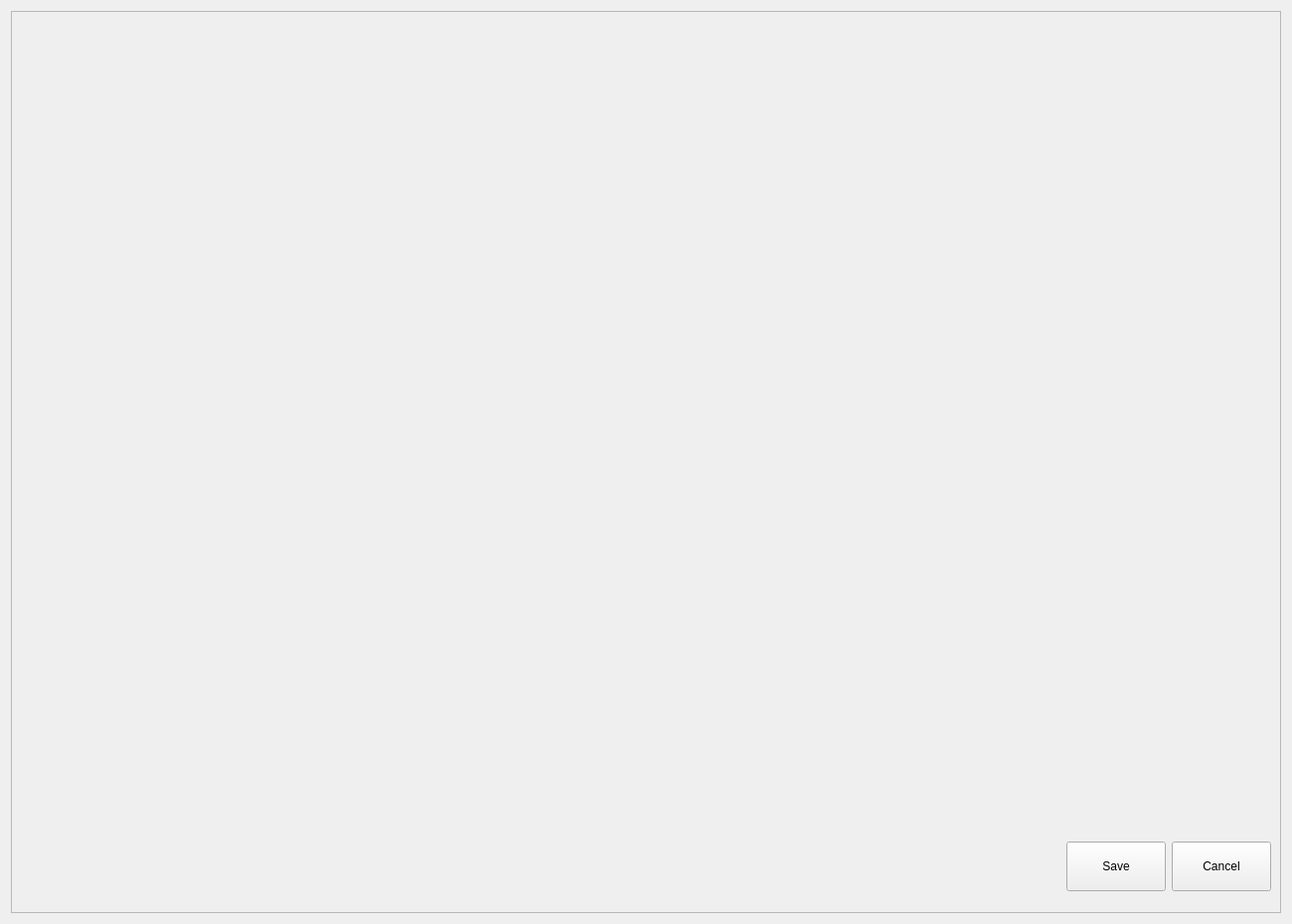
<?xml version="1.0" encoding="UTF-8"?>
<ui version="4.0">
 <class>readsHistogramWidget</class>
 <widget class="QWidget" name="readsHistogramWidget">
  <property name="geometry">
   <rect>
    <x>0</x>
    <y>0</y>
    <width>1300</width>
    <height>930</height>
   </rect>
  </property>
  <property name="maximumSize">
   <size>
    <width>1300</width>
    <height>930</height>
   </size>
  </property>
  <property name="windowTitle">
   <string>Features Reads Distribution</string>
  </property>
  <layout class="QVBoxLayout" name="verticalLayout_2">
   <item>
    <widget class="QScrollArea" name="scrollArea">
     <property name="widgetResizable">
      <bool>true</bool>
     </property>
     <widget class="QWidget" name="scrollAreaWidgetContents">
      <property name="geometry">
       <rect>
        <x>0</x>
        <y>0</y>
        <width>1274</width>
        <height>904</height>
       </rect>
      </property>
      <layout class="QVBoxLayout" name="verticalLayout">
       <item>
        <layout class="QHBoxLayout" name="horizontalLayout">
         <item>
          <widget class="QWidget" name="plotNormalWidget" native="true">
           <property name="minimumSize">
            <size>
             <width>1200</width>
             <height>800</height>
            </size>
           </property>
           <property name="maximumSize">
            <size>
             <width>1200</width>
             <height>800</height>
            </size>
           </property>
          </widget>
         </item>
        </layout>
       </item>
       <item>
        <layout class="QHBoxLayout" name="horizontalLayout_2">
         <item>
          <spacer name="horizontalSpacer">
           <property name="orientation">
            <enum>Qt::Horizontal</enum>
           </property>
           <property name="sizeHint" stdset="0">
            <size>
             <width>40</width>
             <height>20</height>
            </size>
           </property>
          </spacer>
         </item>
         <item>
          <widget class="QPushButton" name="saveButton">
           <property name="minimumSize">
            <size>
             <width>100</width>
             <height>50</height>
            </size>
           </property>
           <property name="maximumSize">
            <size>
             <width>100</width>
             <height>50</height>
            </size>
           </property>
           <property name="toolTip">
            <string>Save the DEA to a file</string>
           </property>
           <property name="statusTip">
            <string>Save the DEA to a file</string>
           </property>
           <property name="text">
            <string>Save</string>
           </property>
           <property name="icon">
            <iconset resource="../../../st_client-build/application.qrc">
             <normaloff>:/images/filesave.png</normaloff>:/images/filesave.png</iconset>
           </property>
          </widget>
         </item>
         <item>
          <widget class="QPushButton" name="cancelButton">
           <property name="minimumSize">
            <size>
             <width>100</width>
             <height>50</height>
            </size>
           </property>
           <property name="maximumSize">
            <size>
             <width>100</width>
             <height>50</height>
            </size>
           </property>
           <property name="toolTip">
            <string>Close the DEA</string>
           </property>
           <property name="statusTip">
            <string>Close the DEA</string>
           </property>
           <property name="text">
            <string>Cancel</string>
           </property>
           <property name="icon">
            <iconset resource="../../../st_client-build/application.qrc">
             <normaloff>:/images/abort.png</normaloff>:/images/abort.png</iconset>
           </property>
          </widget>
         </item>
        </layout>
       </item>
      </layout>
     </widget>
    </widget>
   </item>
  </layout>
 </widget>
 <resources>
  <include location="../../../st_client-build/application.qrc"/>
 </resources>
 <connections/>
</ui>
